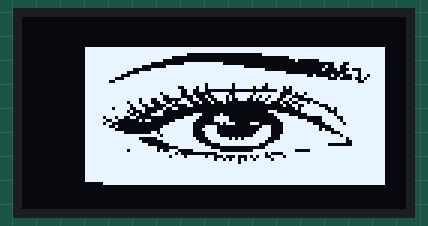
Simulated run of this program. Board: ESP32 board running MicroPython. On the bench: 128×64 one-colour display.

Above: at 0.1 s.
At 2.1 s:
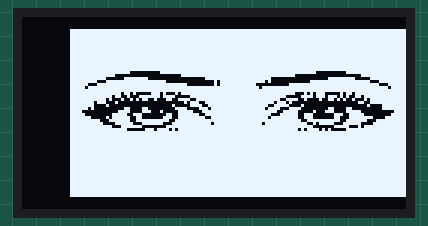

Measured:
- what the display in image 1 shows lasts 2.0 s, from 2.1 s to 4.1 s

The program:

main.py
```python
from machine import Pin, SoftI2C
import ssd1306
import framebuf

import utime
r=bytearray(b'\x00\x00\x00\x00\x00\x00\x00\x00\x00\x00\x00\x00\x00\x00\x00\x00\x00\x00\x00\x00\x00\x00\x00\x00\x00\x00\x00\x00\x00\x00\x00\x00\x00\x00\x00\x00\x00\x00\x00\x00\x00\x00\x00\x00\x00\x00\x00\x00\x00\x00\x00\x00\x00\x00\x00\x00\x00\x00\x00\x00\x00\x00\x00\x00\x00\x00\x00\x00\x00\x00\x00\x00\x00\x00\x00\x00\x00\x00\x00\x00\x00\x00\x00\x00\x00\x00\x00\x00\x00\x00\x00\x00\x00\x00\x00\x00\x00\x00\x00\x00\x00\x00\x00\x00\x00\x00\x00\x00\x00\x00\x00\x00\x00\x00\x00\x00\x00\x00\x00\x00\x00\x00\x00\x00\x00\x00\x00\x00\x00\x00\x00\x00\x00\x00\x00\x00\x00\x00\x00\x00\x00\x00\x00\x00\x00\x00\x00\x00\x00\x00\x00\x00\x00\x00\x00\x00\x00\x00\x00\x00\x00\x07\xff\xff\xff\xff\xff\xff\xff\xff\xff\xff\xff\xff\x80\x00\x00\x07\xff\xff\xff\xff\xff\xff\xff\xff\xff\xff\xff\xff\x80\x00\x00\x07\xff\xff\xff\xfe\x00\x00\x00\xff\xff\xff\xff\xff\x80\x00\x00\x07\xff\xff\xff\xc0\x00\x00\x00\x00\x7f\xff\xff\xff\x80\x00\x00\x07\xff\xff\xfe\x00\x00\x00\x00\x00\x10\x1f\xff\xff\x80\x00\x00\x07\xff\xff\xe0\x03\xff\xe0\x00\x00\x00\x00\xe7\xff\x80\x00\x00\x07\xff\xff\x00\xff\xff\xff\xc0\x00\x00\x04\xcf\xff\x80\x00\x00\x07\xff\xf8\x1f\xff\xff\xff\xff\x80\x00\x08\x44\x7f\x80\x00\x00\x07\xff\xe1\xff\xff\xff\xff\xff\xff\x00\x00\x0f\x7f\x80\x00\x00\x07\xff\x8f\xff\xff\xff\xff\xff\xff\xfe\x41\x23\x6f\x80\x00\x00\x07\xfe\x3f\xff\xff\xff\xff\xff\xff\xff\xfc\x42\x5f\x80\x00\x00\x07\xf9\xff\xff\xff\xff\xff\xff\xff\xff\xff\xff\x3f\x80\x00\x00\x07\xff\xff\xff\xff\xfb\xfd\xff\xbf\xff\xff\xff\xff\x80\x00\x00\x07\xff\xff\xff\xf3\xdb\xfd\xfb\x3e\xbf\xff\xff\xff\x80\x00\x00\x07\xff\xff\xff\xf9\x98\x00\x00\x06\x3f\xff\xff\xff\x80\x00\x00\x07\xff\xff\xfd\xf9\x81\xf9\xfb\xfc\x2d\xff\xff\xff\x80\x00\x00\x07\xff\xff\xfe\x78\x44\xf5\xf6\xdc\xc3\xff\xff\xff\x80\x00\x00\x07\xff\xfe\xe6\x06\x62\x74\xe5\xb9\xb0\x7f\xff\xff\x80\x00\x00\x07\xff\xee\xe3\x2f\x11\x10\x00\x62\x4e\x9f\xff\xff\x80\x00\x00\x07\xff\xf7\x30\xc1\x80\x00\x00\x01\x33\xe3\xff\xff\x80\x00\x00\x07\xfd\xf3\x81\x30\x00\x00\x00\x00\x17\xf9\x7f\xff\x80\x00\x00\x07\xff\xe8\x86\x00\x00\x00\x00\x38\x07\xfc\x7f\xff\x80\x00\x00\x07\xff\xf2\x1e\x00\x70\x20\x00\x0f\x81\xff\x7f\xff\x80\x00\x00\x07\xee\xcc\x00\x03\xe0\xf8\x00\x07\xf0\x0f\x9f\xff\x80\x00\x00\x07\xf3\x01\x60\x1f\xc0\xf8\x00\x03\xfe\x0f\xdf\xff\x80\x00\x00\x07\xec\x00\x00\x7f\x80\x2e\x0e\x01\xff\x87\xef\xff\x80\x00\x00\x07\xf9\x00\x01\xff\x87\x80\x00\xe1\xff\xe1\xff\xff\x80\x00\x00\x07\xfe\x00\x03\xff\x8f\x80\x01\xe1\xff\xe8\xff\xff\x80\x00\x00\x07\xff\xc0\x1b\xff\x87\x80\x03\xe1\xff\xfe\x3f\xff\x80\x00\x00\x07\xff\xff\xfd\xff\x87\xc0\x07\xe3\xff\xff\xdf\xff\x80\x00\x00\x07\xff\xfe\x07\xff\xc3\xfa\xbf\xc3\xff\xff\xf7\xff\x80\x00\x00\x07\xff\xff\x01\xff\xe1\xff\xff\x8f\xff\xff\xf3\xff\x80\x00\x00\x07\xff\xff\xc0\x7f\xf8\x3f\xfe\x3f\xff\xfc\x03\xff\x80\x00\x00\x07\xff\xff\xf8\x0f\xfe\x00\x00\x7f\xff\xff\xff\xff\x80\x00\x00\x07\xff\xef\xfa\x70\x7f\xc0\x07\xff\xe0\xff\xff\xff\x80\x00\x00\x07\xff\xff\xff\xe8\x00\x7f\xff\xa1\xff\xff\xff\xff\x80\x00\x00\x07\xff\xff\xff\xbd\xfb\x11\x15\x9e\xff\xff\xff\xff\x80\x00\x00\x07\xff\xff\xff\xff\xff\x6b\x5b\xef\xff\xff\xff\xff\x80\x00\x00\x07\xff\xff\xff\xff\xff\xff\x7f\xff\xff\xff\xff\xff\x80\x00\x00\x07\xff\xff\xff\xff\xff\xff\xff\xff\xff\xff\xff\xff\x80\x00\x00\x07\xff\xff\xff\xff\xff\xff\xff\xff\xff\xff\xff\xff\x80\x00\x00\x07\xff\xff\xff\xff\xff\xff\xff\xff\xff\xff\xff\xff\x80\x00\x00\x07\xff\xff\xff\xff\xff\xff\xff\xff\xff\xff\xff\xff\x80\x00\x00\x07\xff\xff\xff\xff\xff\xff\xff\xff\xff\xff\xff\xff\x80\x00\x00\x07\xff\xff\xff\xff\xff\xff\xff\xff\xff\xff\xff\xff\x80\x00\x00\x00\x1f\xff\xff\xff\xff\xff\xff\xff\xff\xff\xff\xff\x80\x00\x00\x00\x00\x00\x00\x00\x00\x00\x00\x00\x00\x00\x00\x00\x00\x00\x00\x00\x00\x00\x00\x00\x00\x00\x00\x00\x00\x00\x00\x00\x00\x00\x00\x00\x00\x00\x00\x00\x00\x00\x00\x00\x00\x00\x00\x00\x00\x00\x00\x00\x00\x00\x00\x00\x00\x00\x00\x00\x00\x00\x00\x00\x00\x00\x00\x00\x00\x00\x00\x00\x00\x00\x00\x00\x00\x00\x00\x00\x00\xc0\x00\x00\x00\x00\x00\x00\x00\x00\x00\x00\x00\x00\x00\x00\x00\x00\x00\x00\x00\x00\x00\x00\x00\x00\x00\x00\x00\x00\x00\x00\x00\x00\x00\x00\x00\x00\x00\x00\x00\x00\x00\x00\x00\x00\x00\x00\x00\x00')
s=bytearray(b'\x00\x00\x00\x00\x00\x00\x00\x00\x00\x00\x00\x00\x00\x00\x00\x00\x00\x00\x00\x00\x00\x00\x00\x00\x00\x00\x00\x00\x00\x00\x00\x00\x00\x00\x00\x00\x00\x00\x00\x00\x00\x00\x00\x00\x00\x00\x00\x00\x00\x00\x00\x00\x00\x00\x00\x00\x00\x00\x00\x00\x00\x00\x00\x00\x00\xff\xff\xff\xff\xff\xff\xff\xff\xff\xff\xff\xff\xff\xff\x00\x00\xff\xff\xff\xff\xff\xff\xff\xff\xff\xff\xff\xff\xff\xff\x00\x00\xff\xff\xff\xff\xff\xff\xff\xff\xff\xff\xff\xff\xff\xff\x00\x00\xff\xff\xff\xff\xff\xff\xff\xff\xff\xff\xff\xff\xff\xff\x00\x00\xff\xff\xff\xff\xff\xff\xff\xff\xff\xff\xff\xff\xff\xff\x00\x00\xff\xff\xff\xff\xff\xff\xff\xff\xff\xff\xff\xff\xff\xff\x00\x00\xff\xff\xff\xff\xff\xff\xff\xff\xff\xff\xff\xff\xff\xff\x00\x00\xff\xff\xff\xff\xff\xff\xff\xff\xff\xff\xff\xff\xff\xff\x00\x00\xff\xff\xff\xff\xff\xff\xff\xff\xff\xff\xff\xff\xff\xff\x00\x00\xff\xff\xff\xff\xff\xff\xff\xff\xff\xff\xff\xff\xff\xff\x00\x00\xff\xff\xff\xff\xff\xff\xff\xff\xff\xff\xff\xff\xff\xff\x00\x00\xff\xff\xff\xff\xff\xff\xff\xff\xff\xff\xff\xff\xff\xff\x00\x00\xff\xff\xff\xff\xff\xff\xff\xff\xff\xff\xff\xff\xff\xff\x00\x00\xff\xff\xff\xff\xff\xff\xff\xff\xff\xff\xff\xff\xff\xff\x00\x00\xff\xff\xf0\x03\xff\xff\xff\xff\xff\xff\xc0\x0f\xff\xff\x00\x00\xff\xfe\x00\x00\x07\xff\xff\xff\xff\xe0\x00\x00\x7f\xff\x00\x00\xff\xf0\x3f\xc0\x00\x07\xff\xff\xe0\x00\x03\xfe\x0f\xff\x00\x00\xff\x8f\xff\xff\x00\x00\xbf\xff\xa0\x00\xff\xff\xf1\xff\x00\x00\xfc\x7f\xff\xff\xfe\x00\xbf\xfc\x00\x7f\xff\xff\xfe\x3f\x00\x00\xfb\xff\xff\xff\xff\xff\xff\xfe\xff\xff\xff\xff\xff\xdf\x00\x00\xff\xff\xff\xff\xff\xff\xff\xff\xff\xff\xff\xff\xff\xff\x00\x00\xff\xff\xb4\x1d\x17\xff\xff\xff\xff\xe2\xb8\x2d\xff\xff\x00\x00\xff\xfd\x91\xfd\xe0\xff\xff\xff\xff\x07\xbb\xa9\xbf\xff\x00\x00\xff\xf4\x4a\xc8\xcf\x3f\xff\xff\xfc\xf2\x13\x52\x2f\xff\x00\x00\xff\x71\x00\x00\x02\xe7\xff\xff\xf7\x40\x00\x00\xcf\xff\x00\x00\xff\x08\x00\x00\x20\xf3\xff\xff\xcf\x84\x00\x00\x10\xff\x00\x00\xfd\x00\x30\xc0\x1e\x1d\xff\xff\xbc\x78\x03\x0c\x00\xff\x00\x00\xf0\x00\xf0\xe2\x0f\x8f\xff\xff\xf9\xf0\x47\x0f\x80\x0f\x00\x00\xf8\x03\xe7\x00\xcf\xe7\xff\xff\xe3\xf3\x80\xe7\xc0\x1f\x00\x00\xfe\x0b\xf3\x01\xcf\xf9\xff\xff\xdf\xf3\x80\xc7\xf8\x7f\x00\x00\xff\xc7\xf3\xff\x9f\xff\xff\xff\xff\xf9\xff\xcf\xe3\xff\x00\x00\xff\xe1\xf8\xfe\x3f\xfe\xff\xff\x7f\xfe\x5f\x1f\x87\xff\x00\x00\xff\xfc\x7f\x00\xff\xff\xff\xff\xff\xff\x80\xf8\xbf\xff\x00\x00\xff\xff\xe0\x77\xaf\xff\xff\xff\xff\xf5\xea\x0f\xff\xff\x00\x00\xff\xff\xff\xff\xff\xff\xff\xff\xff\xff\xff\xff\xff\xff\x00\x00\xff\xff\xff\xff\xff\xff\xff\xff\xff\xff\xff\xff\xff\xff\x00\x00\xff\xff\xff\xff\xff\xff\xff\xff\xff\xff\xff\xff\xff\xff\x00\x00\xff\xff\xff\xff\xff\xff\xff\xff\xff\xff\xff\xff\xff\xff\x00\x00\xff\xff\xff\xff\xff\xff\xff\xff\xff\xff\xff\xff\xff\xff\x00\x00\xff\xff\xff\xff\xff\xff\xff\xff\xff\xff\xff\xff\xff\xff\x00\x00\xff\xff\xff\xff\xff\xff\xff\xff\xff\xff\xff\xff\xff\xff\x00\x00\xff\xff\xff\xff\xff\xff\xff\xff\xff\xff\xff\xff\xff\xff\x00\x00\xff\xff\xff\xff\xff\xff\xff\xff\xff\xff\xff\xff\xff\xff\x00\x00\xff\xff\xff\xff\xff\xff\xff\xff\xff\xff\xff\xff\xff\xff\x00\x00\xff\xff\xff\xff\xff\xff\xff\xff\xff\xff\xff\xff\xff\xff\x00\x00\xff\xff\xff\xff\xff\xff\xff\xff\xff\xff\xff\xff\xff\xff\x00\x00\xff\xff\xff\xff\xff\xff\xff\xff\xff\xff\xff\xff\xff\xff\x00\x00\xff\xff\xff\xff\xff\xff\xff\xff\xff\xff\xff\xff\xff\xff\x00\x00\xff\xff\xff\xff\xff\xff\xff\xff\xff\xff\xff\xff\xff\xff\x00\x00\xff\xff\xff\xff\xff\xff\xff\xff\xff\xff\xff\xff\xff\xff\x00\x00\xff\xff\xff\xff\xff\xff\xff\xff\xff\xff\xff\xff\xff\xff\x00\x00\xff\xff\xff\xff\xff\xff\xff\xff\xff\xff\xff\xff\xff\xff\x00\x00\xff\xff\xff\xff\xff\xff\xff\xff\xff\xff\xff\xff\xff\xff\x00\x00\xff\xff\xff\xff\xff\xff\xff\xff\xff\xff\xff\xff\xff\xff\x00\x00\xff\xff\xff\xff\xff\xff\xff\xff\xff\xff\xff\xff\xff\xff\x00\x00\xff\xff\xff\xff\xff\xff\xff\xff\xff\xff\xff\xff\xff\xff\x00\x00\x00\x00\x00\x00\x00\x00\x00\x00\x00\x00\x00\x00\x00\x00\xc0\x00\x00\x00\x00\x00\x00\x00\x00\x00\x00\x00\x00\x00\x00\x00\x00\x00\x00\x00\x00\x00\x00\x00\x00\x00\x00\x00\x00\x00\x00\x00\x00\x00\x00\x00\x00\x00\x00\x00\x00\x00\x00\x00\x00\x00\x00\x00\x00')


# using default address 0x3C
i2c = SoftI2C(scl=Pin(22), sda=Pin(21))
display = ssd1306.SSD1306_I2C(128, 64, i2c)
images_list=[r,s]
while True:
    for image in images_list:
        buffer = image

        fb = framebuf.FrameBuffer(buffer, 128, 64, framebuf.MONO_HLSB)
        display.fill(0)
        display.blit(fb, 8, 0)

        display.show()
        utime.sleep_ms(2000)
```
